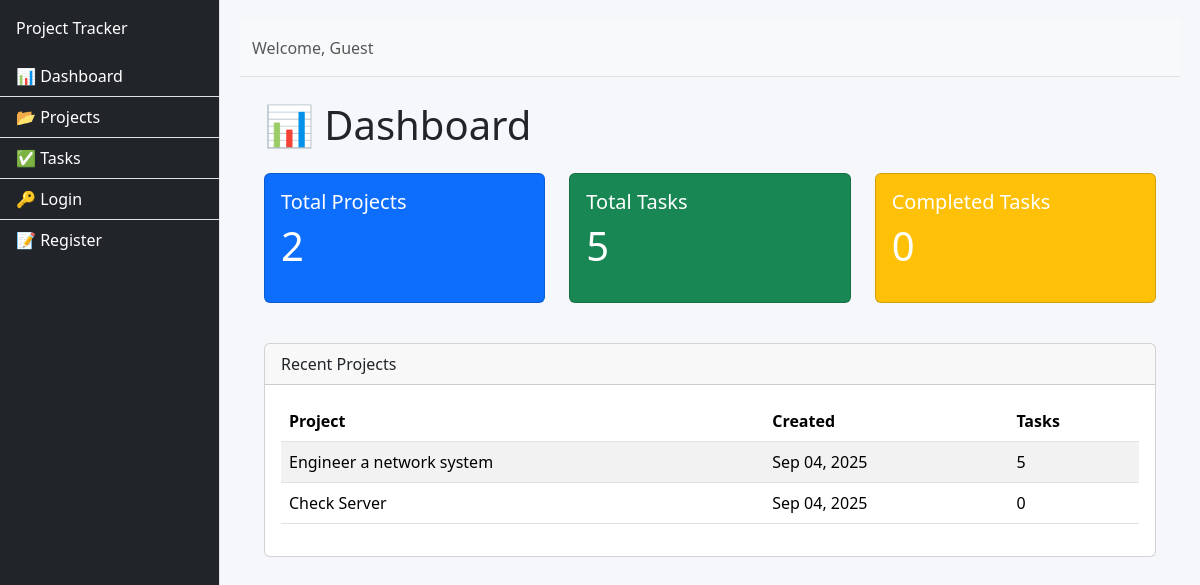
Page /dashboard/ on the earlier database version.
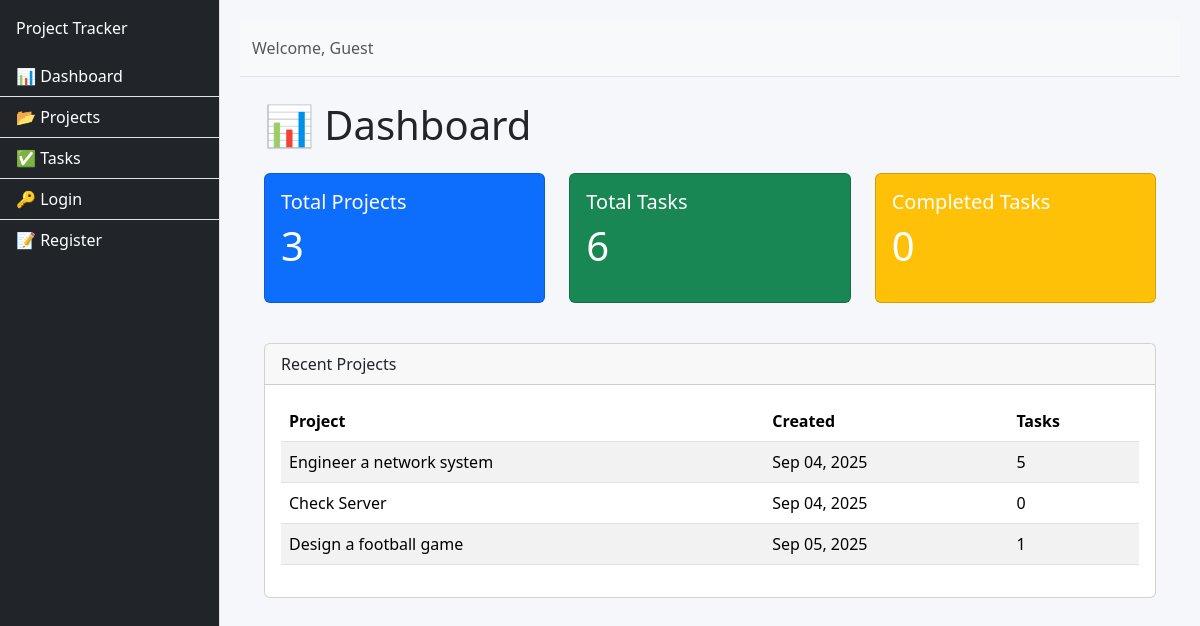
Same page on the later database version.
### projects/models.py (models this page shows, shortened)
class Project(models.Model):
    owner = models.ForeignKey(
        settings.AUTH_USER_MODEL,
        on_delete=models.CASCADE,
        related_name="projects"
    )
    name = models.CharField(max_length=200, unique=True)
    description = models.TextField(blank=True, null=True)
    created_at = models.DateTimeField(auto_now_add=True)
    updated_at = models.DateTimeField(auto_now=True)

### project_tracking_system/views.py (the view)
# urls.py: path("dashboard/", views.dashboard_page, name="dashboard"),
def dashboard_page(request):
    projects = Project.objects.all()
    tasks = Task.objects.all()
    tasks_completed = Task.objects.filter(status="completed").count()
    return render(request, "dashboard.html", {
        "projects": projects,
        "tasks": tasks,
        "tasks_completed": tasks_completed,
    })

### templates/dashboard.html (shortened to what this page needs)
{% extends "base.html" %}
{% block content %}
<h1 class="mb-4">📊 Dashboard</h1>
<div class="row">
    <div class="col-md-4">
        <div class="card text-white bg-primary mb-3">
            <div class="card-body">
                <h5 class="card-title">Total Projects</h5>
                <p class="display-6">{{ projects.count }}</p>
            </div>
        </div>
    </div>
    <div class="col-md-4">
        <div class="card text-white bg-success mb-3">
            <div class="card-body">
                <h5 class="card-title">Total Tasks</h5>
                <p class="display-6">{{ tasks.count }}</p>
            </div>
        </div>
    </div>
    <div class="col-md-4">
        <div class="card text-white bg-warning mb-3">
            <div class="card-body">
                <h5 class="card-title">Completed Tasks</h5>
                <p class="display-6">{{ tasks_completed }}</p>
            </div>
        </div>
    </div>
</div>
<div class="card mt-4">
    <div class="card-header">Recent Projects</div>
    <div class="card-body">
        <table class="table table-striped">
            <thead>
                <tr>
                    <th>Project</th>
                    <th>Created</th>
                    <th>Tasks</th>
                </tr>
            </thead>
            <tbody>
                {% for project in projects %}
                <tr>
                    <td>{{ project.name }}</td>
                    <td>{{ project.created_at|date:"M d, Y" }}</td>
                    <td>{{ project.tasks.count }}</td>
                </tr>
                {% empty %}
                <tr><td colspan="3">No projects yet.</td></tr>
                {% endfor %}
            </tbody>
        </table>
    </div>
</div>
{% endblock %}

Differences in the rows shown:
added Project: name "Design a football game", created_at "Sep 05, 2025", tasks.count "1"
Other differences:
{{ projects.count }}: "2" → "3"
{{ tasks.count }}: "5" → "6"
